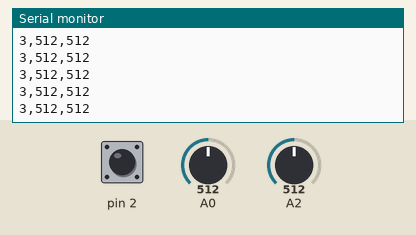
A sketch run on a simulated Arduino Uno, built with avr-gcc and run on an emulated ATmega328P. On the bench: the last lines printed to the serial monitor. Inputs (shaded band) come from the test bench; at power-on: A0 = 512, A2 = 512, pin 2 HIGH.

Above: at 1.2 s.
1.3 s: A0 set to 716
At 1.37 s:
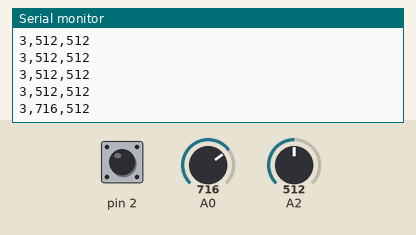
2.8 s: A2 set to 716
At 2.84 s:
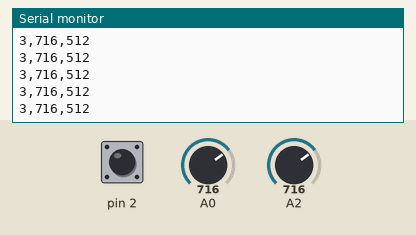
4.3 s: pin 2 pulled LOW for 0.15 s
At 4.39 s:
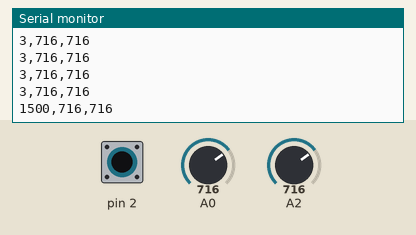
5.9 s: A0 set to 900
At 5.94 s:
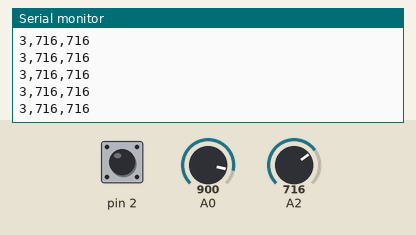
7.4 s: pin 2 pulled LOW for 1 s
At 7.5 s:
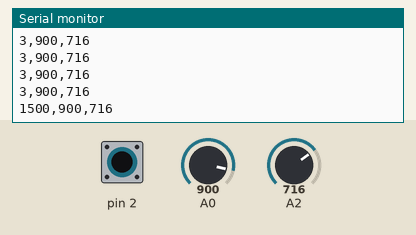
9.9 s: A2 set to 900
At 9.95 s:
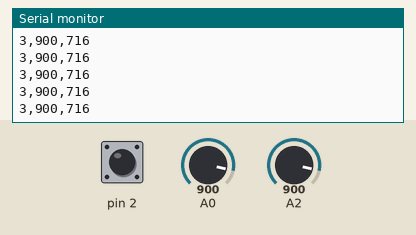
Timing chart, 0 to 12.4 s (numbered marks = the images above; inputs shaded):
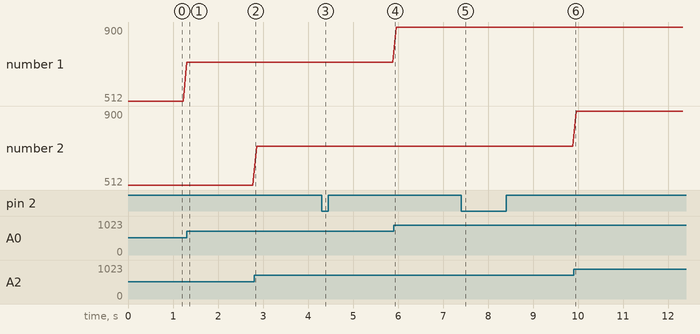

Measured:
- after the input at 1.3 s, the serial monitor: prints a new line at once (image 1)
- after the input at 4.3 s, the serial monitor: prints a new line at once (image 3)
- after the input at 7.4 s, the serial monitor: prints a new line at once (image 5)
- plotted number 1: 512 → 716 after the input at 1.3 s, 716 → 900 after the input at 5.9 s

The sketch:

capSense.ino
```cpp
#include <CapacitiveSensor.h>

/*
 * https://www.instructables.com/id/Arduino-Capacitive-Sensor-in-Less-Than-2-Minutes/
 * https://forum.arduino.cc/index.php?topic=188022.0
 * CapitiveSense Library Demo Sketch
 * Paul Badger 2008
 * Uses a high value resistor e.g. 10M between send pin and receive pin
 * Resistor effects sensitivity, experiment with values, 50K - 50M. Larger resistor values yield larger sensor values.
 * Receive pin is the sensor pin - try different amounts of foil/metal on this pin
 */


CapacitiveSensor   cs_4_2 = CapacitiveSensor(4,2);        // 10M resistor between pins 4 & 2, pin 2 is sensor pin, add a wire and or foil if desired

int sensorValue = analogRead(A0);
int pressure = analogRead(A2);
int outputValue = 0;
void setup()
{
   cs_4_2.set_CS_AutocaL_Millis(0xFFFFFFFF);     // turn off autocalibrate on channel 1 - just as an example
   Serial.begin(9600);

   //pinMode(sensorValue,INPUT);
  // pinMode(pressure, INPUT);
}//share learnings, findings
//three related works that contextualize the work that you are doing.

void loop()
{
    //long start = millis();
    long total1 =  cs_4_2.capacitiveSensor(10);
    //outputValue = map (sensorValue, 0, 1023, 0, 255);

    //analogWrite(sensorValue, outputValue);
   // if (total1 >=1){
    //  analogWrite(sensorValue, outputValue);
    // }
                   // tab character for debug windown spacing
    sensorValue = analogRead(A0);
    pressure = analogRead(A2);
    Serial.print(total1);                  // print sensor output 1
    //Serial.println("\t");
    Serial.print(",");
    Serial.print(sensorValue);
    Serial.print(",");
    Serial.println(pressure);
    delay(80);                             // arbitrary delay to limit data to serial port
}
```
